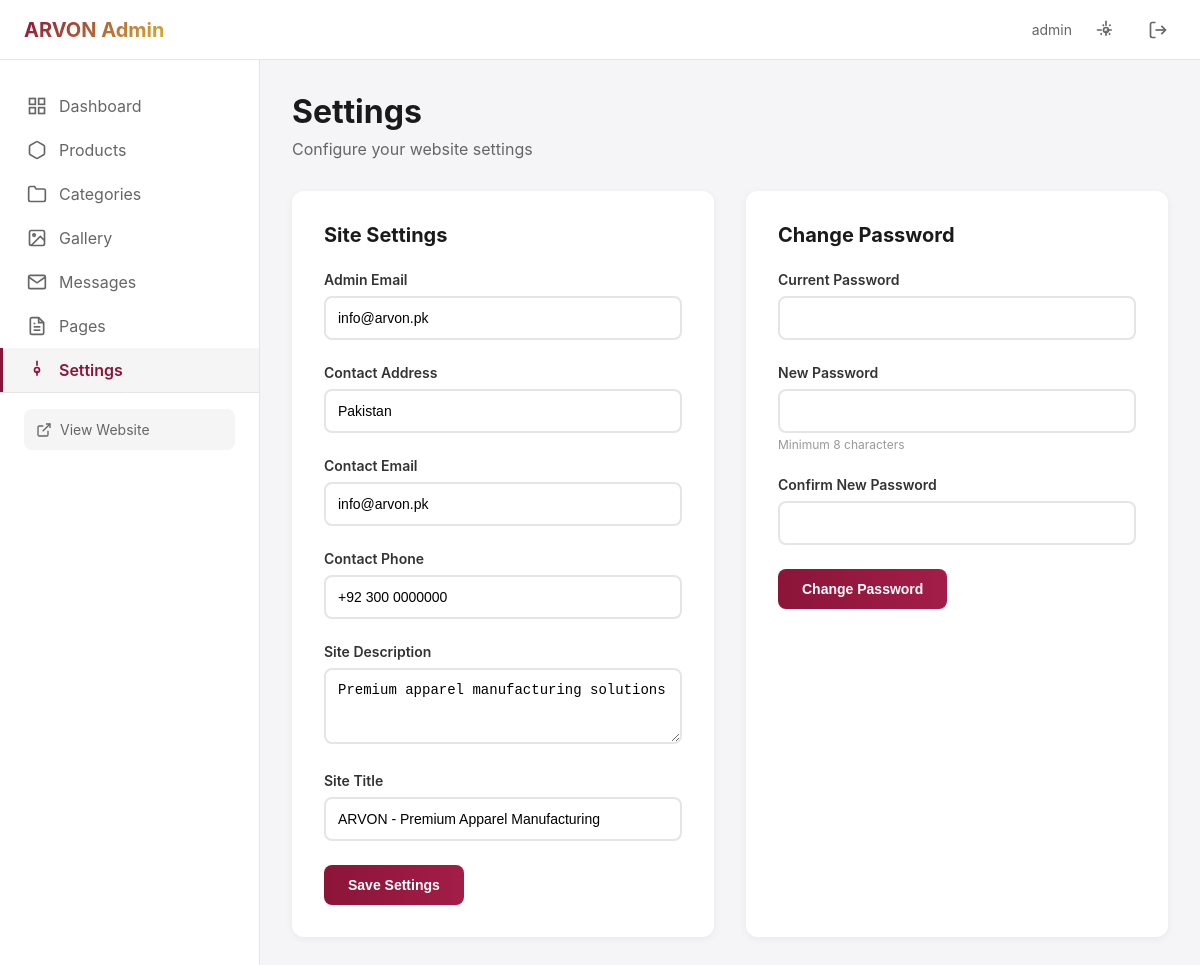
Screenshot of /admin/settings.php (signed in) with the database file from the repository.
### tables this page shows
CREATE TABLE IF NOT EXISTS site_settings (
    setting_key VARCHAR(100) PRIMARY KEY,
    setting_value TEXT,
    setting_label VARCHAR(200),
    setting_type ENUM('text','textarea','email','url','number') DEFAULT 'text',
    updated_at TIMESTAMP DEFAULT CURRENT_TIMESTAMP
        ON UPDATE CURRENT_TIMESTAMP
);

### admin/settings.php (the view, shortened to what this page needs)
<?php
$conn = getDBConnection();
$result = $conn->query("SELECT * FROM site_settings ORDER BY setting_key");
$settings = [];
while ($row = $result->fetch_assoc()) {
    $settings[] = $row;
}
?>
<!DOCTYPE html>
<html lang="en">
<head>
    <link rel="stylesheet" href="/assets/css/admin.css">
</head>
<body>
    <?php include 'includes/header.php'; ?>
    <div class="admin-container">
        <?php include 'includes/sidebar.php'; ?>
        <main class="admin-main">
            <div class="page-header">
                <h1>Settings</h1>
                <p>Configure your website settings</p>
            </div>
            <div class="settings-grid">
                <div class="settings-card">
                    <h2>Site Settings</h2>
                    <form method="POST">
                        <?php foreach ($settings as $setting): ?>
                            <div class="form-group">
                                <label><?php echo ucwords(str_replace('_', ' ', $setting['setting_key'])); ?></label>
                                <?php if ($setting['setting_type'] === 'textarea'): ?>
                                    <textarea
                                        name="settings[<?php echo $setting['setting_key']; ?>]"
                                        rows="3"
                                        class="form-control"
                                    ><?php echo htmlspecialchars($setting['setting_value']); ?></textarea>
                                <?php else: ?>
                                    <input
                                        type="<?php echo $setting['setting_type'] ?? 'text'; ?>"
                                        name="settings[<?php echo $setting['setting_key']; ?>]"
                                        value="<?php echo htmlspecialchars($setting['setting_value']); ?>"
                                        class="form-control"
                                    >
                                <?php endif; ?>
                            </div>
                        <?php endforeach; ?>
                        <button type="submit" class="btn btn-primary">Save Settings</button>
                    </form>
                </div>
                <div class="settings-card">
                    <h2>Change Password</h2>
                    <form method="POST">
                        <div class="form-group">
                            <label>Current Password</label>
                            <input type="password" name="current_password" class="form-control" required>
                        </div>
                        <div class="form-group">
                            <label>New Password</label>
                            <input type="password" name="new_password" class="form-control" required minlength="8">
                            <small>Minimum 8 characters</small>
                        </div>
                        <div class="form-group">
                            <label>Confirm New Password</label>
                            <input type="password" name="confirm_password" class="form-control" required>
                        </div>
                        <button type="submit" class="btn btn-primary">Change Password</button>
                    </form>
                </div>
            </div>
        </main>
    </div>
</body>
</html>

### admin/includes/header.php (shortened to what this page needs)
<header class="admin-header">
    <div class="header-left">
        <span class="admin-logo">ARVON Admin</span>
    </div>
    <div class="header-right">
        <span class="admin-username"><?php echo $_SESSION['admin_username']; ?></span>
        <a href="/admin/settings.php" class="header-btn" title="Settings">
            <svg width="20" height="20" viewBox="0 0 24 24" fill="none" stroke="currentColor" stroke-width="2">
                <circle cx="12" cy="12" r="3"></circle>
                <path d="M12 1v6m0 6v6m5.5-13.5L16 7m-8-1.5L9.5 7M1 12h6m6 0h6m-13.5 5.5L7 16m10 1.5L15.5 16"></path>
            </svg>
        </a>
        <a href="?action=logout" class="header-btn" title="Logout">
            <svg width="20" height="20" viewBox="0 0 24 24" fill="none" stroke="currentColor" stroke-width="2">
                <path d="M9 21H5a2 2 0 0 1-2-2V5a2 2 0 0 1 2-2h4"></path>
                <polyline points="16 17 21 12 16 7"></polyline>
                <line x1="21" y1="12" x2="9" y2="12"></line>
            </svg>
        </a>
    </div>
</header>

### admin/includes/sidebar.php (shortened to what this page needs)
<aside class="admin-sidebar" id="adminSidebar">
    <nav class="sidebar-nav">
        <a href="/admin/index.php" class="nav-item <?php echo basename($_SERVER['PHP_SELF']) == 'index.php' ? 'active' : ''; ?>">
            <svg width="20" height="20" viewBox="0 0 24 24" fill="none" stroke="currentColor" stroke-width="2">
                <rect x="3" y="3" width="7" height="7"></rect>
                <rect x="14" y="3" width="7" height="7"></rect>
                <rect x="14" y="14" width="7" height="7"></rect>
                <rect x="3" y="14" width="7" height="7"></rect>
            </svg>
            <span>Dashboard</span>
        </a>
        <a href="/admin/products.php" class="nav-item <?php echo basename($_SERVER['PHP_SELF']) == 'products.php' ? 'active' : ''; ?>">
            <svg width="20" height="20" viewBox="0 0 24 24" fill="none" stroke="currentColor" stroke-width="2">
                <path d="M21 16V8a2 2 0 0 0-1-1.73l-7-4a2 2 0 0 0-2 0l-7 4A2 2 0 0 0 3 8v8a2 2 0 0 0 1 1.73l7 4a2 2 0 0 0 2 0l7-4A2 2 0 0 0 21 16z"></path>
            </svg>
            <span>Products</span>
        </a>
        <a href="/admin/categories.php" class="nav-item <?php echo basename($_SERVER['PHP_SELF']) == 'categories.php' ? 'active' : ''; ?>">
            <svg width="20" height="20" viewBox="0 0 24 24" fill="none" stroke="currentColor" stroke-width="2">
                <path d="M22 19a2 2 0 0 1-2 2H4a2 2 0 0 1-2-2V5a2 2 0 0 1 2-2h5l2 3h9a2 2 0 0 1 2 2z"></path>
            </svg>
            <span>Categories</span>
        </a>
        <a href="/admin/gallery.php" class="nav-item <?php echo basename($_SERVER['PHP_SELF']) == 'gallery.php' ? 'active' : ''; ?>">
            <svg width="20" height="20" viewBox="0 0 24 24" fill="none" stroke="currentColor" stroke-width="2">
                <rect x="3" y="3" width="18" height="18" rx="2" ry="2"></rect>
                <circle cx="8.5" cy="8.5" r="1.5"></circle>
                <polyline points="21 15 16 10 5 21"></polyline>
            </svg>
            <span>Gallery</span>
        </a>
        <a href="/admin/messages.php" class="nav-item <?php echo basename($_SERVER['PHP_SELF']) == 'messages.php' ? 'active' : ''; ?>">
            <svg width="20" height="20" viewBox="0 0 24 24" fill="none" stroke="currentColor" stroke-width="2">
                <path d="M4 4h16c1.1 0 2 .9 2 2v12c0 1.1-.9 2-2 2H4c-1.1 0-2-.9-2-2V6c0-1.1.9-2 2-2z"></path>
                <polyline points="22,6 12,13 2,6"></polyline>
            </svg>
            <span>Messages</span>
        </a>
        <a href="/admin/pages.php" class="nav-item <?php echo basename($_SERVER['PHP_SELF']) == 'pages.php' ? 'active' : ''; ?>">
            <span>Pages</span>
        </a>
        <a href="/admin/settings.php" class="nav-item <?php echo basename($_SERVER['PHP_SELF']) == 'settings.php' ? 'active' : ''; ?>">
            <svg width="20" height="20" viewBox="0 0 24 24" fill="none" stroke="currentColor" stroke-width="2">
                <circle cx="12" cy="12" r="3"></circle>
                <path d="M12 1v6m0 6v6"></path>
            </svg>
            <span>Settings</span>
        </a>
    </nav>
    <div class="sidebar-footer">
        <a href="/" target="_blank" class="view-site-btn">
            <svg width="16" height="16" viewBox="0 0 24 24" fill="none" stroke="currentColor" stroke-width="2">
                <path d="M18 13v6a2 2 0 0 1-2 2H5a2 2 0 0 1-2-2V8a2 2 0 0 1 2-2h6"></path>
                <polyline points="15 3 21 3 21 9"></polyline>
                <line x1="10" y1="14" x2="21" y2="3"></line>
            </svg>
            View Website
        </a>
    </div>
</aside>

### assets/css/admin.css (style rules this page uses)
* { margin: 0; padding: 0; box-sizing: border-box; }
body { font-family: 'Inter', -apple-system, BlinkMacSystemFont, 'Segoe UI', sans-serif; background: #f5f5f7; color: #1a1a1a; }
.admin-header { position: fixed; top: 0; left: 0; right: 0; height: 60px; background: white; border-bottom: 1px solid #e5e5e5; display: flex; align-items: center; justify-content: space-between; padding: 0 1.5rem; z-index: 100; }
.header-left { display: flex; align-items: center; gap: 1rem; }
.admin-logo { font-size: 1.25rem; font-weight: 700; background: linear-gradient(135deg, #8B1538 0%, #D4AF37 100%); -webkit-background-clip: text; -webkit-text-fill-color: transparent; }
.header-right { display: flex; align-items: center; gap: 1rem; }
.admin-username { font-size: 0.875rem; color: #666; }
.header-btn { width: 36px; height: 36px; border-radius: 8px; display: flex; align-items: center; justify-content: center; color: #666; transition: all 0.2s; text-decoration: none; }
.admin-container { display: flex; padding-top: 60px; min-height: 100vh; }
.admin-sidebar { width: 260px; background: white; border-right: 1px solid #e5e5e5; padding: 1.5rem 0; position: fixed; left: 0; top: 60px; bottom: 0; overflow-y: auto; }
.sidebar-nav { display: flex; flex-direction: column; }
.nav-item { display: flex; align-items: center; gap: 0.75rem; padding: 0.75rem 1.5rem; color: #666; text-decoration: none; transition: all 0.2s; border-left: 3px solid transparent; }
.nav-item.active { background: #f5f5f5; color: #8B1538; border-left-color: #8B1538; font-weight: 600; }
.sidebar-footer { padding: 1rem 1.5rem; margin-top: auto; border-top: 1px solid #e5e5e5; }
.view-site-btn { display: flex; align-items: center; gap: 0.5rem; padding: 0.75rem; background: #f5f5f5; color: #666; text-decoration: none; border-radius: 8px; font-size: 0.875rem; transition: all 0.2s; }
.admin-main { flex: 1; margin-left: 260px; padding: 2rem; }
.page-header { margin-bottom: 2rem; }
.page-header h1 { font-size: 2rem; color: #1a1a1a; margin-bottom: 0.5rem; }
.page-header p { color: #666; }
.settings-grid { display: grid; grid-template-columns: repeat(auto-fit, minmax(400px, 1fr)); gap: 2rem; }
.settings-card { background: white; border-radius: 12px; padding: 2rem; box-shadow: 0 2px 8px rgba(0,0,0,0.05); }
.settings-card h2 { font-size: 1.25rem; margin-bottom: 1.5rem; }
.form-group { margin-bottom: 1.5rem; }
.form-group label { display: block; font-weight: 600; color: #333; margin-bottom: 0.5rem; font-size: 0.875rem; }
.form-group small { display: block; color: #999; font-size: 0.75rem; margin-top: 0.25rem; }
.form-control { width: 100%; padding: 0.75rem; border: 2px solid #e5e5e5; border-radius: 8px; font-size: 0.875rem; transition: border-color 0.2s; }
.btn { padding: 0.75rem 1.5rem; border: none; border-radius: 8px; font-weight: 600; font-size: 0.875rem; cursor: pointer; transition: all 0.2s; text-decoration: none; display: inline-block; }
.btn-primary { background: linear-gradient(to right, #8B1538, #A31D48); color: white; }

### rows the page displays
site_settings: setting_key "Admin Email", setting_value "info@arvon.pk"
site_settings: setting_key "Contact Address", setting_value "Pakistan"
site_settings: setting_key "Contact Email", setting_value "info@arvon.pk"
site_settings: setting_key "Contact Phone", setting_value "+92 300 0000000"
site_settings: setting_key "Site Description", setting_key+setting_value "Premium apparel manufacturing solutions"
site_settings: setting_key "Site Title", setting_value "ARVON - Premium Apparel Manufacturing"

### other values shown
$_SESSION['admin_username'] "admin"
